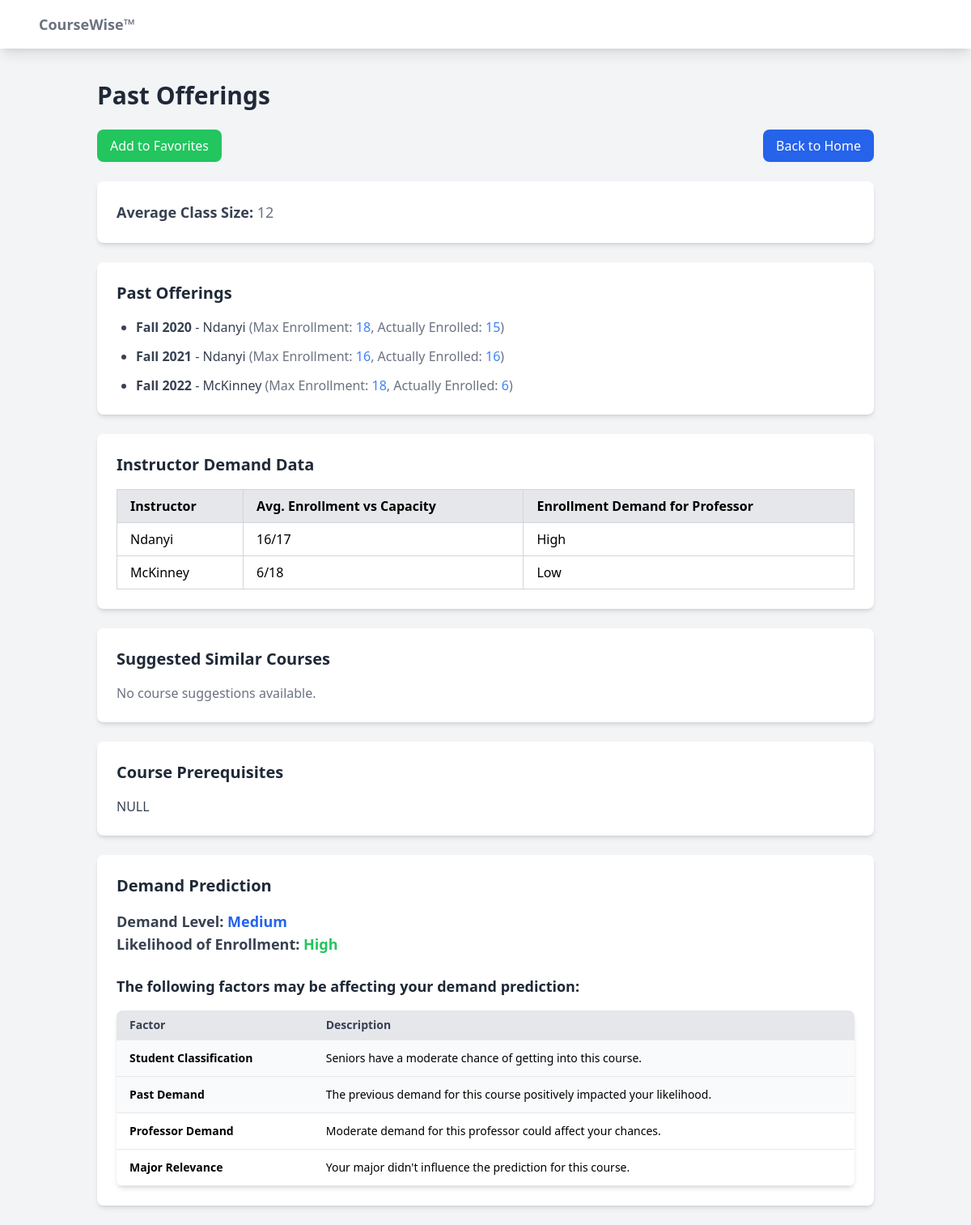
/courses/AFS/105/, run on the app's committed database.
### courses/models.py (models this page shows)
class CourseInfo(models.Model):
    semester = models.CharField(max_length=255)
    year = models.CharField(max_length=255)
    subject = models.CharField(max_length=255)
    course_number = models.IntegerField()
    course_title = models.CharField(max_length=255)
    catalog_title = models.CharField(max_length=255)
    f_credits = models.CharField(max_length=255)
    prereqs = models.CharField(max_length=255)
    meeting_pattern = models.CharField(max_length=255)
    meeting_time = models.CharField(max_length=255)
    instructor = models.CharField(max_length=255)
    max_enrollment = models.IntegerField()
    students_enrolled = models.IntegerField()
    primary_requests = models.IntegerField()
    major_requests = models.IntegerField()
    senior_requests = models.IntegerField()
    seniors_enrolled = models.IntegerField()
    junior_requests = models.IntegerField()
    juniors_enrolled = models.IntegerField()
    sophomore_requests = models.IntegerField()
    sophomores_enrolled = models.IntegerField()
    first_year_requests = models.IntegerField()
    first_years_enrolled = models.IntegerField()

class CourseCatalog(models.Model):
    subject = models.CharField(max_length=255)
    course_number = models.CharField(max_length=255)
    course_title = models.CharField(max_length=255)
    prereqs = models.CharField(max_length=255)

### courses/views.py (the view)
# urls.py: path('<str:subject>/<str:number>/', views.course_page, name='course_page'),
def course_page(request, subject, number):
    offerings = CourseInfo.objects.filter(subject=subject.upper(), course_number=int(number))
    unique_offerings = offerings.values('semester', 'year', 'instructor', 'max_enrollment',
                                        'students_enrolled').distinct()
    catalog_pull = CourseCatalog.objects.filter(subject=subject.upper(), course_number=number).first()
    avg_class_size = int(offerings.aggregate(Avg("students_enrolled"))["students_enrolled__avg"]) or 0
    demand_data = demand_prediction(request, subject, number)
    suggestion_courses = demand_data.get('suggestion_courses', [])
    instructor_demand_data = []
    instructors = offerings.values_list('instructor', flat=True).distinct()
    for instructor in instructors:
        if instructor is not None:
            history = offerings.filter(instructor=instructor)
            avg_data = history.aggregate(
                avg_enrollment=Avg('students_enrolled'),
                avg_capacity=Avg('max_enrollment')
            )
            avg_enrollment = avg_data['avg_enrollment'] or 0
            avg_capacity = avg_data['avg_capacity'] or 0
            demand_level = _calculate_demand_level(history)
            instructor_demand_data.append({
                'instructor': instructor,
                'avg_enrollment': round(avg_enrollment),
                'avg_capacity': round(avg_capacity),
                'enrollment_vs_capacity': f"{round(avg_enrollment)}/{round(avg_capacity)}",
                'enrollment_demand': demand_level,
            })
    favorites = request.session.get('favorites', [])
    is_favorite = f"{subject}-{number}" in favorites
    return render(request, 'course_page.html', {
        'offerings': unique_offerings,
        'avg_class_size': avg_class_size,
        'classification': demand_data["classification"],
        'demand_level': demand_data["demand_level"],
        'student_classification': demand_data["student_classification"],
        'student_major': demand_data["student_major"],
        'suggestion_courses': suggestion_courses,
        'instructor_demand_data': instructor_demand_data,
        'impact_factors': demand_data["impact_factors"],
        'course': catalog_pull,
        'subject': subject,
        'course_number': number,
        'is_favorite': is_favorite
    })

### courses/views.py (called while the page is built)
def _calculate_demand_level(course_history):
    if not course_history:
        return "Unknown"
    total_fill_rate = 0
    count = 0
    for offering in course_history:
        if offering.max_enrollment > 0:  # Avoid division by zero
            fill_rate = (offering.students_enrolled / offering.max_enrollment) * 100
            total_fill_rate += fill_rate
            count += 1
    if count == 0:
        return "Unknown"
    avg_fill_rate = total_fill_rate / count
    if avg_fill_rate >= 90:
        return "High"
    elif avg_fill_rate >= 70:
        return "Medium"
    else:
        return "Low"

### templates/course_page.html (shortened to what this page needs)
{% extends "base.html" %}
{% block content %}
    <div class="container mx-auto px-4 py-6">
        <h1 class="text-3xl font-semibold text-gray-800 mb-6">Past Offerings</h1>
    <div class="flex justify-between mb-6">
        <div>
            {% if is_favorite %}
                <button onclick="removeFromFavorites('{{ subject }}', '{{ course_number }}')"
                        class="bg-red-500 text-white py-2 px-4 rounded-lg hover:bg-red-600 transition-all duration-300">
                    Remove from Favorites
                </button>
            {% else %}
                <button onclick="addToFavorites('{{ subject }}', '{{ course_number }}')"
                        class="bg-green-500 text-white py-2 px-4 rounded-lg hover:bg-green-600 transition-all duration-300">
                    Add to Favorites
                </button>
            {% endif %}
        </div>
        <a href="{% url 'home' %}" class="bg-blue-600 text-white py-2 px-4 rounded-lg hover:bg-blue-700 transition-all duration-300">
            Back to Home
        </a>
    </div>
        <div class="bg-white shadow-md rounded-lg p-6 mb-6">
            <p class="text-lg font-medium text-gray-700">
                <strong>Average Class Size:</strong>
                <span class="text-gray-500">{{ avg_class_size|default:"No data available" }}</span>
            </p>
        </div>
        <div class="bg-white shadow-md rounded-lg p-6 mb-6">
            <h2 class="text-xl font-semibold text-gray-800 mb-4">Past Offerings</h2>
            <ul class="list-disc pl-6 space-y-3">
                {% for offering in offerings %}
                    <li class="text-gray-700">
                        <strong>{{ offering.semester }} {{ offering.year }}</strong> - {{ offering.instructor }}
                        <span class="text-gray-500">
                            (Max Enrollment: <span class="text-blue-500">{{ offering.max_enrollment }}</span>,
                            Actually Enrolled: <span class="text-blue-500">{{ offering.students_enrolled }}</span>)
                        </span>
                    </li>
                {% empty %}
                    <li class="text-gray-500">No past offerings.</li>
                {% endfor %}
            </ul>
        </div>
        <div class="bg-white shadow-md rounded-lg p-6 mb-6">
            <h2 class="text-xl font-semibold text-gray-800 mb-4">Instructor Demand Data</h2>
            <table class="w-full border-collapse border border-gray-300">
                <thead>
                    <tr class="bg-gray-200">
                        <th class="border border-gray-300 px-4 py-2 text-left">Instructor</th>
                        <th class="border border-gray-300 px-4 py-2 text-left">Avg. Enrollment vs Capacity</th>
                        <th class="border border-gray-300 px-4 py-2 text-left">Enrollment Demand for Professor</th>
                    </tr>
                </thead>
                <tbody>
                    {% for instructor in instructor_demand_data %}
                        <tr class="bg-white">
                            <td class="border border-gray-300 px-4 py-2">{{ instructor.instructor }}</td>
                            <td class="border border-gray-300 px-4 py-2">{{ instructor.enrollment_vs_capacity }}</td>
                            <td class="border border-gray-300 px-4 py-2">{{ instructor.enrollment_demand }}</td>
                        </tr>
                    {% empty %}
                        <tr>
                            <td colspan="3" class="border border-gray-300 px-4 py-2 text-gray-500 text-center">
                                No instructor demand data available.
                            </td>
                        </tr>
                    {% endfor %}
                </tbody>
            </table>
        </div>
    {% if suggestion_courses %}
        <div class="bg-white shadow-md rounded-lg p-6 mb-6">
            <h2 class="text-xl font-semibold text-gray-800 mb-4">Suggested Similar Courses</h2>
            <ul class="list-disc pl-6 space-y-3">
                {% for course in suggestion_courses %}
                    <li class="text-gray-700">
                        <strong>{{ course.subject }} {{ course.course_number }}</strong></li>
                {% endfor %}
            </ul>
        </div>
    {% else %}
        <div class="bg-white shadow-md rounded-lg p-6 mb-6">
            <h2 class="text-xl font-semibold text-gray-800 mb-4">Suggested Similar Courses</h2>
            <p class="text-gray-500">No course suggestions available.</p>
        </div>
    {% endif %}
    {% if course %}
        <div class="bg-white shadow-md rounded-lg p-6 mb-6">
            <h2 class="text-xl font-semibold text-gray-800 mb-4">Course Prerequisites</h2>
            <p class="text-gray-700">{{ course.prereqs }}</p>
        </div>
    {% else %}
        <div class="bg-white shadow-md rounded-lg p-6 mb-6">
            <h2 class="text-xl font-semibold text-gray-800 mb-4">Course Prerequisites</h2>
            <p class="text-gray-500">This course has no prerequisites.</p>
        </div>
    {% endif %}
        {% if classification %}
            <div class="bg-white shadow-md rounded-lg p-6 mt-6">
                <h2 class="text-xl font-semibold text-gray-800 mb-4">Demand Prediction</h2>
                <div class="mb-4">
                    <p class="text-lg font-medium text-gray-700">
                        <strong>Demand Level:</strong>
                        <span class="font-bold text-blue-600">{{ demand_level }}</span>
                    </p>
                    <p class="text-lg font-medium text-gray-700">
                        <strong>Likelihood of Enrollment:</strong>
                        <span
                            class="font-bold {% if classification == 'High' %}text-green-500{% elif classification == 'Medium' %}text-yellow-500{% else %}text-red-500{% endif %}">
                            {{ classification }}
                        </span>
                    </p>
                </div>
                <h3 class="text-lg font-semibold text-gray-800 mt-6 mb-4">The following factors may be affecting your demand prediction:</h3>
                <div class="overflow-x-auto bg-gray-50 shadow-md rounded-lg">
                    <table class="min-w-full table-auto border-collapse">
                        <thead class="bg-gray-200">
                            <tr>
                                <th class="px-4 py-2 text-left text-sm font-semibold text-gray-700 border-b">Factor</th>
                                <th class="px-4 py-2 text-left text-sm font-semibold text-gray-700 border-b">Description</th>
                            </tr>
                        </thead>
                        <tbody class="text-sm">
                            <tr class="bg-gray-50">
                                <td class="px-4 py-3 border-b"><strong>Student Classification</strong></td>
                                <td class="px-4 py-3 border-b">
                                    {% if student_classification == 'Freshman' %}
                                        {% if demand_level == 'High' %}
                                            First-year students are less likely to get into this course due to high demand.
                                        {% elif demand_level == 'Medium' %}
                                            First-year students have a moderate chance of getting into this course.
                                        {% else %}
                                            First-year students are more likely to get into this course due to low demand.
                                        {% endif %}
                                    {% else %}
                                        {% if demand_level == 'High' %}
                                            Seniors have a moderate chance of getting into this course because of the high demand.
                                        {% elif demand_level == 'Medium' %}
                                            Seniors have a moderate chance of getting into this course.
                                        {% else %}
                                            Seniors are more likely to get into this course due to low demand.
                                        {% endif %}
                                    {% endif %}
                                </td>
                            </tr>
                            <tr class="bg-gray-50">
                                <td class="px-4 py-3 border-b"><strong>Past Demand</strong></td>
                                <td class="px-4 py-3 border-b">
                                    {% if impact_factors.past_demand > 0 %}
                                         The previous demand for this course positively impacted your likelihood.
                                    {% elif impact_factors.past_demand < 0 %}
                                        <span class="text-red-500"></span> The previous demand for this course negatively impacted your likelihood.
                                    {% else %}
                                        <span class="text-gray-500"></span> The previous demand did not affect your likelihood.
                                    {% endif %}
                                </td>
                            </tr>
                            <tr class="bg-white">
                                <td class="px-4 py-3 border-b"><strong>Professor Demand</strong></td>
                                <td class="px-4 py-3 border-b text-black">
                                    {% if impact_factors.professor > 0.7 %}
                                        High demand for this professor might reduce your chances of enrollment.
                                    {% elif impact_factors.professor > 0.4 %}
                                        Moderate demand for this professor could affect your chances.
                                    {% else %}
                                        This professor has lower demand, improving your chances.
                                    {% endif %}
                                </td>
                            </tr>
                            <tr class="bg-white">
                                <td class="px-4 py-3 border-b"><strong>Major Relevance</strong></td>
                                <td class="px-4 py-3 border-b">
                                    {% if impact_factors.major < 0 %}
                                        This course is outside your major, which decreased your likelihood of enrollment.
                                    {% elif impact_factors.major > 0 %}
                                        This course is in your major, which improved your likelihood of enrollment.
                                    {% else %}
                                        Your major didn't influence the prediction for this course.
                                    {% endif %}
                                </td>
                            </tr>
                        </tbody>
                    </table>
                </div>
            </div>
        {% else %}
            <p class="text-lg text-gray-700 mt-6">No demand prediction available.</p>
        {% endif %}
    </div>
{% endblock %}

### data on the page
CourseInfo: semester "Fall", year "2020", instructor "Ndanyi", max_enrollment "18", students_enrolled "15"
CourseCatalog: prereqs "NULL"

### other printed values
{{ avg_class_size|default:"No data available" }} "12"
{{ offering.semester }} "Fall" "Fall"
{{ offering.year }} "2021" "2022"
{{ offering.instructor }} "Ndanyi" "McKinney"
{{ offering.max_enrollment }} "16" "18"
{{ offering.students_enrolled }} "16" "6"
{{ instructor.instructor }} "Ndanyi" "McKinney"
{{ instructor.enrollment_vs_capacity }} "16/17" "6/18"
{{ instructor.enrollment_demand }} "High" "Low"
{{ demand_level }} "Medium"
{{ classification }} "High"
